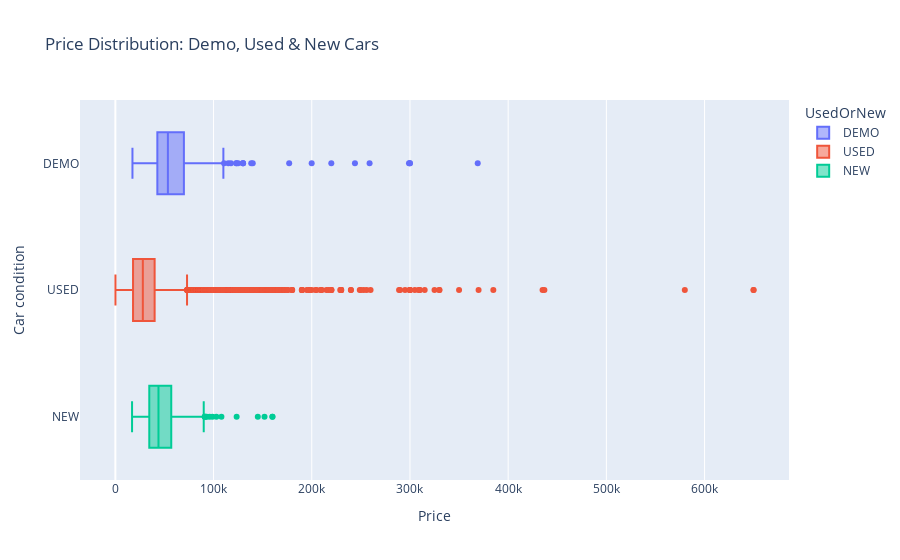

Notebook code for this chart:
### Markdown cell above
### Box Plots

A box plot is a statistical visualization that displays the five-number summary (minimum, Q1, median, Q3, maximum) with the box representing the middle 50% of data and whiskers extending to non-outlier extremes. Outliers appear as individual points beyond 1.5×IQR from the box edges. Box plots enable rapid assessment of data distribution, quality issues, and cross-group comparisons in exploratory analysis. They effectively reveal skewness, variance differences, and potential transformation needs before statistical modeling. The visualization provides a compact, interpretable summary ideal for communicating distribution characteristics and validating statistical assumptions.RetryClaude can make mistakes. Please double-check responses.

### Code cell
# Lets visualize the distribution of usedornew

fig = px.box(df, y='UsedOrNew', x='Price',color='UsedOrNew', title='Price Distribution: Demo, Used & New Cars')
fig.update_layout(
    xaxis_title='Price',
    yaxis_title='Car condition',
)
fig.update_traces(orientation='h')
fig.show()

### Figure 1 — Plotly figure (JSON) as saved in the notebook; plotly's stock layout.template omitted (floating-point values rounded to 4 significant figures; data arrays with more than 128 entries replaced by an {"elided": "..."} marker saying what was removed)
{"data": [{"alignmentgroup": "True", "hovertemplate": "UsedOrNew=%{y}<br>Price=%{x}<extra></extra>", "legendgroup": "DEMO", "marker": {"color": "#636efa"}, "name": "DEMO", "notched": false, "offsetgroup": "DEMO", "orientation": "h", "showlegend": true, "type": "box", "x": {"elided": "397 float values"}, "x0": " ", "xaxis": "x", "y": {"elided": "397 str values"}, "y0": " ", "yaxis": "y"}, {"alignmentgroup": "True", "hovertemplate": "UsedOrNew=%{y}<br>Price=%{x}<extra></extra>", "legendgroup": "USED", "marker": {"color": "#EF553B"}, "name": "USED", "notched": false, "offsetgroup": "USED", "orientation": "h", "showlegend": true, "type": "box", "x": {"elided": "13099 float values"}, "x0": " ", "xaxis": "x", "y": {"elided": "13099 str values"}, "y0": " ", "yaxis": "y"}, {"alignmentgroup": "True", "hovertemplate": "UsedOrNew=%{y}<br>Price=%{x}<extra></extra>", "legendgroup": "NEW", "marker": {"color": "#00cc96"}, "name": "NEW", "notched": false, "offsetgroup": "NEW", "orientation": "h", "showlegend": true, "type": "box", "x": {"elided": "493 float values"}, "x0": " ", "xaxis": "x", "y": {"elided": "493 str values"}, "y0": " ", "yaxis": "y"}], "layout": {"boxmode": "overlay", "legend": {"title": {"text": "UsedOrNew"}, "tracegroupgap": 0}, "title": {"text": "Price Distribution: Demo, Used & New Cars"}, "xaxis": {"anchor": "y", "domain": [0, 1], "title": {"text": "Price"}}, "yaxis": {"anchor": "x", "categoryarray": ["NEW", "USED", "DEMO"], "categoryorder": "array", "domain": [0, 1], "title": {"text": "Car condition"}}}}
